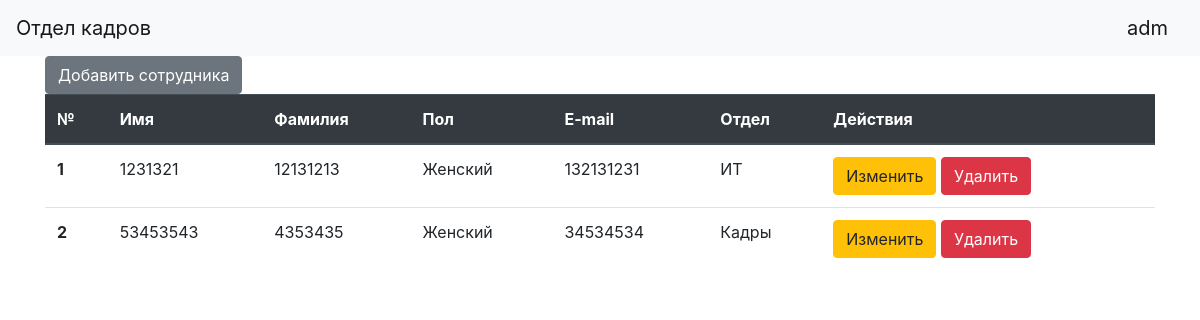
Page /staff (signed in) on the committed database.
### data/users.py (models this page shows, shortened)
class User(SqlAlchemyBase, UserMixin):
    __tablename__ = 'users'
    id = sqlalchemy.Column(sqlalchemy.Integer, primary_key=True, autoincrement=True)
    login = sqlalchemy.Column(sqlalchemy.String, nullable=True)
    hashed_password = sqlalchemy.Column(sqlalchemy.String, nullable=True)
    is_admin = sqlalchemy.Column(sqlalchemy.Boolean, nullable=False)

### data/staff.py (models this page shows)
class Staff(SqlAlchemyBase):
    __tablename__ = 'staff'
    id = sqlalchemy.Column(sqlalchemy.Integer, primary_key=True, autoincrement=True)
    name = sqlalchemy.Column(sqlalchemy.String, nullable=False)
    surname = sqlalchemy.Column(sqlalchemy.String, nullable=False)
    is_male = sqlalchemy.Column(sqlalchemy.Boolean, nullable=False)
    email = sqlalchemy.Column(sqlalchemy.String, nullable=False, unique=True)
    department_id = sqlalchemy.Column(sqlalchemy.Integer, sqlalchemy.ForeignKey('departments.id'))
    department = orm.relation('Department')

### data/departments.py (models this page shows)
class Department(SqlAlchemyBase):
    __tablename__ = 'departments'
    id = sqlalchemy.Column(sqlalchemy.Integer, primary_key=True, autoincrement=True)
    name = sqlalchemy.Column(sqlalchemy.String, nullable=False, unique=True)
    building_id = sqlalchemy.Column(sqlalchemy.Integer, sqlalchemy.ForeignKey("buildings.id"))
    building = orm.relation('Building')
    staff = orm.relation('Staff', back_populates='department')

### main.py (the view)
    @app.route('/staff')
    @login_required
    def staff():
        session = db_session.create_session()
        staff = session.query(Staff).all()
        return render_template("staff.html", title='Список сотрудников', staff=staff)

### data/db_session.py (called while the page is built)
def create_session() -> Session:
    global __factory
    return __factory()

### templates/staff.html
{% extends "base.html" %}
{% block content %}
    <a href="staff_edit" class="btn btn-secondary">Добавить сотрудника</a>
    <table class="table">
          <thead class="thead-dark">
            <tr>
              <th scope="col">№</th>
              <th scope="col">Имя</th>
              <th scope="col">Фамилия</th>
              <th scope="col">Пол</th>
              <th scope="col">E-mail</th>
              <th scope="col">Отдел</th>
              <th scope="col">Действия</th>
            </tr>
          </thead>
          <tbody>
          {% for item in staff%}
            <tr>
              <th scope="row">{{ loop.index }}</th>
              <td>{{ item.name }}</td>
              <td>{{ item.surname }}</td>
              <td>{% if item.is_male %} Мужской {% else %} Женский {% endif %}</td>
                <td>{{ item.email }}</td>
                <td>{{ item.department.name }}</td>
                <td>
                    <a href="/staff_edit/{{ item.id }}" class="btn btn-warning">Изменить</a>
                    <a href="/staff_delete/{{ item.id }}" class="btn btn-danger">Удалить</a>
                </td>
            </tr>
          {% endfor %}
          </tbody>
    </table>
{% endblock %}

### templates/base.html (shortened to what this page needs)
<!DOCTYPE html>
<html lang="en">
<head>
    <link rel="stylesheet" href="https://stackpath.bootstrapcdn.com/bootstrap/4.4.1/css/bootstrap.min.css">
</head>
  <body>
    <header>
      <nav class="navbar navbar-light bg-light">
        <a class="navbar-brand" href="/">Отдел кадров</a>
          {% if current_user.is_authenticated %}
            <a class="navbar-brand" href="/logout">{{ current_user.login }}</a>
        {% else %}
            <p>
                <a class="btn btn-primary" href="/login">Войти</a>
            </p>
        {% endif %}
      </nav>
    </header>
    <main role="main" class="container">
        {% block content %}{% endblock %}
    </main>
  </body>
</html>

### rows in the picture
User: login "adm"
Staff: name "1231321", surname "12131213", is_male "Женский", email "132131231", department.name "ИТ"
Staff: name "53453543", surname "4353435", is_male "Женский", email "34534534", department.name "Кадры"
